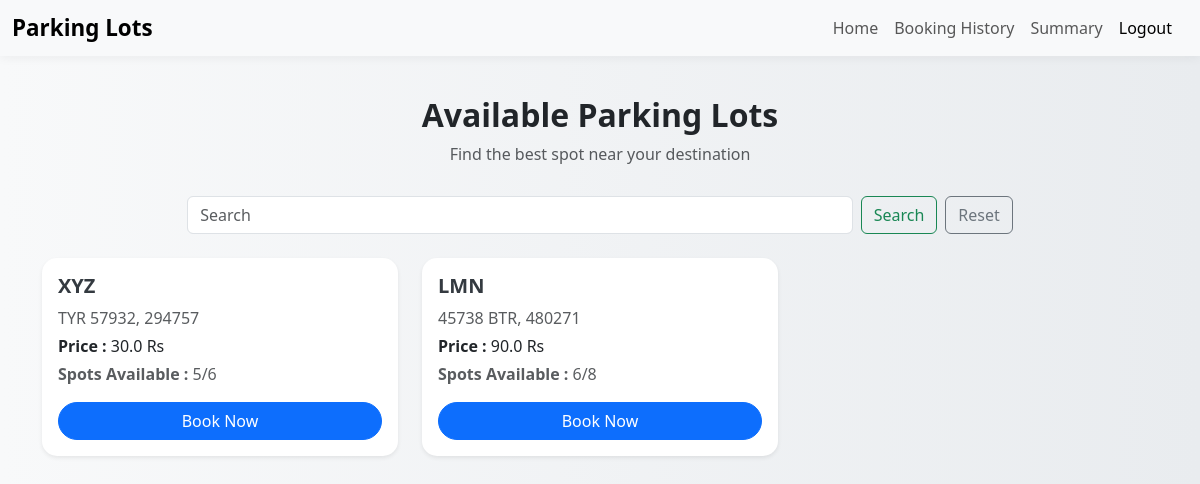
/user (signed in), run on an earlier commit of the app's database.
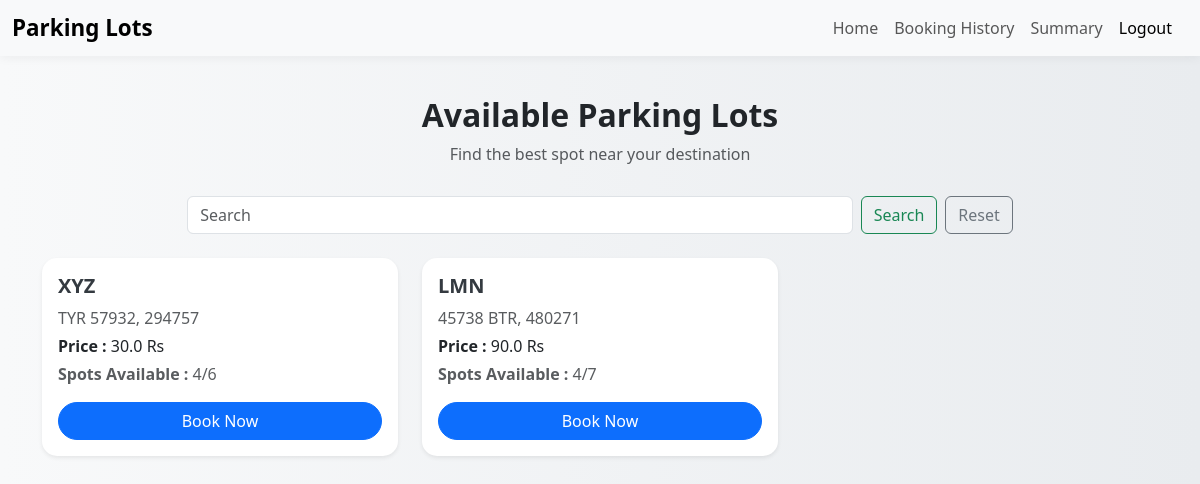
And on a later commit of the database.
### app.py (models this page shows)
class Parking(db.Model):
    __tablename__ = 'parking'
    id = db.Column(db.Integer, primary_key=True)
    prime_location_name = db.Column(db.String(20), unique=True, nullable=False)
    address = db.Column(db.String(20), nullable=False)
    pin_code = db.Column(db.String(20), nullable=False)
    price = db.Column(db.Float, nullable=False)
    number_of_spots = db.Column(db.Integer, nullable=False)
    spots = db.relationship('ParkingSpot', back_populates='parking', cascade='all, delete-orphan')

### app.py (the view)
@app.route('/user', methods=['GET', 'POST'])
def user():
    if 'username' not in session:
        return redirect(url_for('login'))
    query = request.args.get('query')
    if query:
        parkings = Parking.query.filter(Parking.prime_location_name.ilike(f'%{query}%')).all()
    else:
        parkings = Parking.query.all()
    available_counts = {}
    for parking in parkings:
        available_counts[parking.id] = ParkingSpot.query.filter_by(parking_id=parking.id, status='A').count()
    return render_template('user.html', parkings=parkings, available_counts=available_counts, query=query)

### templates/user.html (shortened to what this page needs)
<!DOCTYPE html>
<html lang="en">
<head>
  <link href="https://cdn.jsdelivr.net/npm/bootstrap@5.3.0/dist/css/bootstrap.min.css" rel="stylesheet">
</head>
<body>
  <nav class="navbar navbar-expand-lg navbar-light bg-light">
  <div class="container-fluid">
    <span class="navbar-brand mb-0 h5">Parking Lots</span>
    <div class="d-flex ms-auto">
      <ul class="navbar-nav me-2 mb-2 mb-lg-0">
        <li class="nav-item">
          <a class="nav-link" href="/user">Home</a>
        </li>
        <li class="nav-item">
          <a class="nav-link" href="/history">Booking History</a>
        </li>
        <li class="nav-item">
          <a class="nav-link" href="/user_summary">Summary</a>
        </li>
        <li class="nav-item">
            <a class="nav-link active" aria-current="page" href="/logout">Logout</a>
        </li>
      </ul>
    </div>
  </div>
</nav>
  <div class="container">
    <div class="text-center section-heading">
      <h2 class="fw-bold">Available Parking Lots</h2>
      <p class="text-muted">Find the best spot near your destination</p>
    </div>
    <div class="d-flex justify-content-center mb-4">
      <form class="d-flex" role="search" action="/user" method="GET" style="max-width: 750px; width: 100%;">
        <input class="form-control me-2" type="search" placeholder="Search" name="query" value="{{ query or '' }}" style="min-width: 0;">
        <button class="btn btn-outline-success" type="submit">Search</button>
      </form>
      <a href="/user" class="btn btn-outline-secondary ms-2">Reset</a>
    </div>
      <div class="row row-cols-1 row-cols-md-2 row-cols-lg-3 g-4">
      {% if parkings %}
        {% for parking in parkings %}
        <div class="col">
          <div class="card h-100 shadow-sm">
            <div class="card-body d-flex flex-column">
              <h5 class="card-title">{{ parking.prime_location_name }}</h5>
              <p class="card-text text-muted mb-1">{{ parking.address }}, {{ parking.pin_code }}</p>
              <p class="card-text mb-1"><strong>Price : </strong> {{ parking.price }} Rs</p>
              <p class="card-text text-muted mb-3"><strong>Spots Available : </strong> {{ available_counts[parking.id] }}/{{ parking.number_of_spots }}</p>
              {% if available_counts[parking.id] > 0 %}
              <a href="/booking/{{ parking.id }}" class="btn btn-primary mt-auto w-100">Book Now</a>
              {% else %}
              <button class="btn btn-secondary mt-auto w-100" disabled>Full</button>
              {% endif %}
            </div>
          </div>
        </div>
        {% endfor %}
      {% endif %}
    </div>
  </div>
</body>
</html>

What changed in the data, as far as the page shows it:
computed for Parking "XYZ": available_counts "5" → "4"
changed Parking "LMN": available_counts "6" → "4"; number_of_spots "8" → "7"
